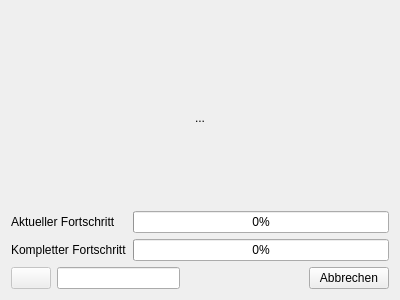
<?xml version="1.0" encoding="UTF-8"?>
<ui version="4.0">
 <class>FormProcessing</class>
 <widget class="QWidget" name="FormProcessing">
  <property name="geometry">
   <rect>
    <x>0</x>
    <y>0</y>
    <width>400</width>
    <height>300</height>
   </rect>
  </property>
  <property name="windowTitle">
   <string>Form</string>
  </property>
  <layout class="QVBoxLayout" name="verticalLayout">
   <item>
    <spacer name="verticalSpacer_2">
     <property name="orientation">
      <enum>Qt::Vertical</enum>
     </property>
     <property name="sizeHint" stdset="0">
      <size>
       <width>20</width>
       <height>40</height>
      </size>
     </property>
    </spacer>
   </item>
   <item>
    <widget class="QLabel" name="labelDone">
     <property name="text">
      <string/>
     </property>
     <property name="pixmap">
      <pixmap resource="qttestvs10.qrc">:/QTTestVs10/rect2985.png</pixmap>
     </property>
     <property name="alignment">
      <set>Qt::AlignCenter</set>
     </property>
    </widget>
   </item>
   <item>
    <widget class="QLabel" name="labelWorkingAnimation">
     <property name="text">
      <string/>
     </property>
     <property name="pixmap">
      <pixmap resource="qttestvs10.qrc">:/QTTestVs10/loader.gif</pixmap>
     </property>
     <property name="alignment">
      <set>Qt::AlignCenter</set>
     </property>
    </widget>
   </item>
   <item>
    <widget class="QLabel" name="labelProgress">
     <property name="text">
      <string>...</string>
     </property>
     <property name="alignment">
      <set>Qt::AlignCenter</set>
     </property>
    </widget>
   </item>
   <item>
    <widget class="QLabel" name="labelAdditionalInfo">
     <property name="text">
      <string/>
     </property>
    </widget>
   </item>
   <item>
    <spacer name="verticalSpacer">
     <property name="orientation">
      <enum>Qt::Vertical</enum>
     </property>
     <property name="sizeHint" stdset="0">
      <size>
       <width>20</width>
       <height>40</height>
      </size>
     </property>
    </spacer>
   </item>
   <item>
    <layout class="QFormLayout" name="formLayout">
     <item row="1" column="0">
      <widget class="QLabel" name="label_2">
       <property name="text">
        <string>Aktueller Fortschritt</string>
       </property>
      </widget>
     </item>
     <item row="2" column="1">
      <widget class="QProgressBar" name="progressComplete">
       <property name="value">
        <number>0</number>
       </property>
      </widget>
     </item>
     <item row="2" column="0">
      <widget class="QLabel" name="label">
       <property name="text">
        <string>Kompletter Fortschritt</string>
       </property>
      </widget>
     </item>
     <item row="1" column="1">
      <widget class="QProgressBar" name="progressCurrent">
       <property name="value">
        <number>0</number>
       </property>
      </widget>
     </item>
    </layout>
   </item>
   <item>
    <layout class="QHBoxLayout" name="horizontalLayout">
     <property name="topMargin">
      <number>0</number>
     </property>
     <item>
      <widget class="QPushButton" name="pushSendMail">
       <property name="enabled">
        <bool>false</bool>
       </property>
       <property name="text">
        <string/>
       </property>
       <property name="icon">
        <iconset resource="qttestvs10.qrc">
         <normaloff>:/QTTestVs10/mail.png</normaloff>:/QTTestVs10/mail.png</iconset>
       </property>
       <property name="checkable">
        <bool>true</bool>
       </property>
      </widget>
     </item>
     <item>
      <widget class="QLineEdit" name="lineMailRecipient"/>
     </item>
     <item>
      <spacer name="horizontalSpacer">
       <property name="orientation">
        <enum>Qt::Horizontal</enum>
       </property>
       <property name="sizeHint" stdset="0">
        <size>
         <width>40</width>
         <height>20</height>
        </size>
       </property>
      </spacer>
     </item>
     <item>
      <widget class="QPushButton" name="pushCancel">
       <property name="text">
        <string>Abbrechen</string>
       </property>
       <property name="icon">
        <iconset resource="qttestvs10.qrc">
         <normaloff>:/QTTestVs10/exit.png</normaloff>:/QTTestVs10/exit.png</iconset>
       </property>
      </widget>
     </item>
    </layout>
   </item>
  </layout>
 </widget>
 <resources>
  <include location="qttestvs10.qrc"/>
 </resources>
 <connections/>
</ui>
